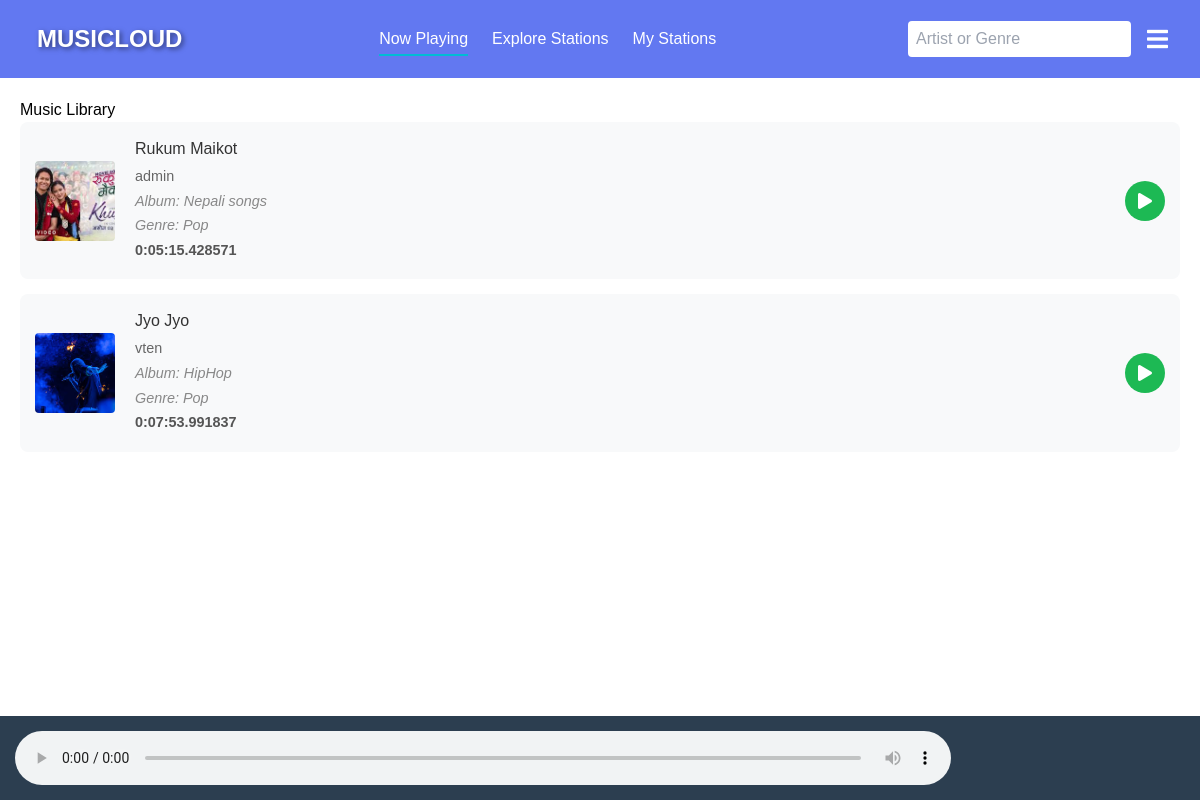
The page / (signed in) on the database its author committed.
### app/models.py (models this page shows, shortened)
class Song(models.Model):
    title = models.CharField(max_length=200)
    artist = models.ForeignKey('Artist', on_delete=models.CASCADE)
    album = models.ForeignKey('Album', on_delete=models.SET_NULL, null=True, blank=True)
    genre = models.ForeignKey('Genre', on_delete=models.SET_NULL, null=True, blank=True)
    cover_art = models.ImageField(upload_to='song_covers/')
    audio_file = models.FileField(upload_to='songs/')
    duration = models.DurationField(null=True, blank=True)  # Allow null initially
    upload_date = models.DateTimeField(auto_now_add=True)

class Artist(models.Model):
    user = models.OneToOneField(User, on_delete=models.CASCADE)
    bio = models.TextField()
    profile_picture = models.ImageField(upload_to='artist_profiles/')
    def __str__(self):
        return self.user.username

class Album(models.Model):
    title = models.CharField(max_length=200)
    artist = models.ForeignKey(Artist, on_delete=models.CASCADE)
    release_date = models.DateField()
    cover_art = models.ImageField(upload_to='album_covers/')
    def __str__(self):
        return self.title

class Genre(models.Model):
    title = models.CharField(max_length=200)
    info = models.TextField()
    def __str__(self):
        return self.title

### app/views.py (the view)
# urls.py: path('',views.index, name='home'),
def index(request):
    songs = Song.objects.all().select_related('artist', 'album', 'genre')
    context = {'songs': songs}
    return render(request, 'app/index.html', context)

### templates/app/index.html (shortened to what this page needs)
{% extends 'base.html' %} {% load static %} {% block content %}
<div class="fixed-width">
  <div class="song-list">
    <h1>Music Library</h1>
    <div class="songs-container">
      {% for song in songs %}
      <div class="song-card" data-audio-url="{{ song.audio_file.url }}">
        <div class="song-cover">
          <img src="{{ song.cover_art.url }}" alt="{{ song.title }} cover" />
        </div>
        <div class="song-info">
          <h3>{{ song.title }}</h3>
          <p>{{ song.artist }}</p>
          {% if song.album %}
          <p class="album">Album: {{ song.album }}</p>
          {% endif %} {% if song.genre %}
          <p class="genre">Genre: {{ song.genre }}</p>
          {% endif %}
          <p class="duration">{{ song.duration }}</p>
        </div>
        <button class="play-btn" data-song-id="{{ song.id }}">
          <i class="fas fa-play"></i>
        </button>
      </div>
      {% endfor %}
    </div>
  </div>
</div>
{% endblock %}

### static/css/styles.css (style rules this page uses)
* { margin: 0; padding: 0; box-sizing: border-box; }
:root { --primary-color: #6278f1; --secondary-color: #a2f75e; --primary-text-color: #ffffff; --secondary-text-clolor: rgb(0, 0, 0); --border-radius: 8px; --box-shadow: 0 2px 10px rgba(0, 0, 0, 0.1); }
body { margin: 0; font-family: Arial, sans-serif; }
.fixed-width { max-width: 1300px; margin: 0 auto; }

### templates/base.html (style rules this page uses)
body { padding-bottom: 80px; }

### templates/app/index.html (style rules this page uses)
.song-list { max-width: 1200px; margin: 0 auto; padding: 20px; }
.songs-container { margin-bottom: 100px; }
.song-card { display: flex; align-items: center; padding: 15px; margin-bottom: 15px; background: #f8f9fa; border-radius: 8px; transition: all 0.3s ease; }
.song-cover { width: 80px; height: 80px; margin-right: 20px; }
.song-cover img { width: 100%; height: 100%; object-fit: cover; border-radius: 4px; }
.song-info { flex: 1; }
.song-info h3 { margin: 0 0 5px 0; color: #333; }
.song-info p { margin: 3px 0; color: #666; font-size: 0.9em; }
.play-btn { background: #1db954; color: white; border: none; width: 40px; height: 40px; border-radius: 50%; cursor: pointer; display: flex; align-items: center; justify-content: center; transition: all 0.3s ease; }
.album, .genre { font-style: italic; color: #888 !important; }
.duration { color: #555 !important; font-weight: bold; }

### rows shown on the page
Song: cover_art (picture), title "Rukum Maikot", artist "admin", album "Nepali songs", genre "Pop", duration "0:05:15.428571"
Song: cover_art (picture), title "Jyo Jyo", artist "vten", album "HipHop", genre "Pop", duration "0:07:53.991837"
